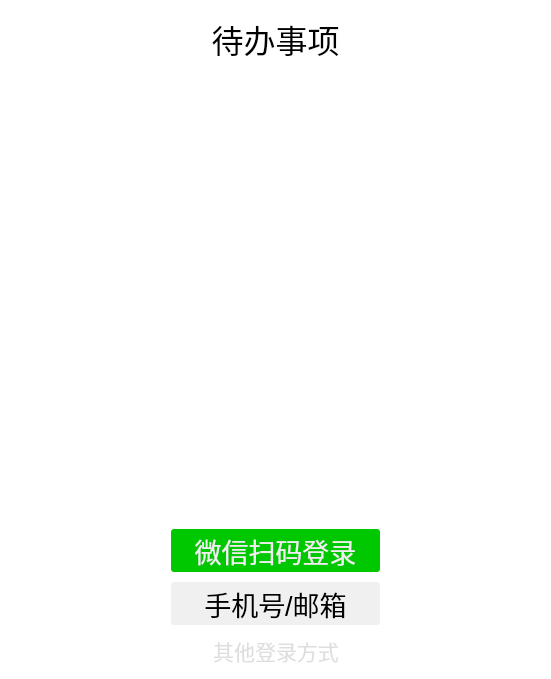
<?xml version="1.0" encoding="UTF-8"?>
<ui version="4.0">
 <class>Widget</class>
 <widget class="QWidget" name="Widget">
  <property name="geometry">
   <rect>
    <x>0</x>
    <y>0</y>
    <width>551</width>
    <height>679</height>
   </rect>
  </property>
  <property name="windowTitle">
   <string>Widget</string>
  </property>
  <property name="styleSheet">
   <string notr="true">border:none;
background-color:#fff;
</string>
  </property>
  <layout class="QVBoxLayout" name="verticalLayout_2" stretch="1,6,2,1">
   <item>
    <widget class="QLabel" name="label_2">
     <property name="font">
      <font>
       <pointsize>24</pointsize>
      </font>
     </property>
     <property name="text">
      <string>待办事项</string>
     </property>
     <property name="alignment">
      <set>Qt::AlignCenter</set>
     </property>
    </widget>
   </item>
   <item>
    <widget class="QFrame" name="frame">
     <property name="frameShape">
      <enum>QFrame::StyledPanel</enum>
     </property>
     <property name="frameShadow">
      <enum>QFrame::Raised</enum>
     </property>
    </widget>
   </item>
   <item>
    <spacer name="verticalSpacer">
     <property name="orientation">
      <enum>Qt::Vertical</enum>
     </property>
     <property name="sizeHint" stdset="0">
      <size>
       <width>20</width>
       <height>113</height>
      </size>
     </property>
    </spacer>
   </item>
   <item>
    <layout class="QHBoxLayout" name="horizontalLayout_2" stretch="3,4,3">
     <item>
      <spacer name="horizontalSpacer">
       <property name="orientation">
        <enum>Qt::Horizontal</enum>
       </property>
       <property name="sizeHint" stdset="0">
        <size>
         <width>40</width>
         <height>20</height>
        </size>
       </property>
      </spacer>
     </item>
     <item>
      <widget class="QFrame" name="frame_2">
       <property name="frameShape">
        <enum>QFrame::StyledPanel</enum>
       </property>
       <property name="frameShadow">
        <enum>QFrame::Raised</enum>
       </property>
       <layout class="QVBoxLayout" name="verticalLayout">
        <property name="spacing">
         <number>10</number>
        </property>
        <property name="leftMargin">
         <number>1</number>
        </property>
        <property name="topMargin">
         <number>1</number>
        </property>
        <property name="rightMargin">
         <number>1</number>
        </property>
        <property name="bottomMargin">
         <number>1</number>
        </property>
        <item>
         <widget class="QToolButton" name="toolButton">
          <property name="sizePolicy">
           <sizepolicy hsizetype="Preferred" vsizetype="Preferred">
            <horstretch>0</horstretch>
            <verstretch>0</verstretch>
           </sizepolicy>
          </property>
          <property name="font">
           <font>
            <pointsize>20</pointsize>
           </font>
          </property>
          <property name="styleSheet">
           <string notr="true">border:none;
background-color:rgb(0, 200, 0);
color: rgb(238, 238, 238);
border-radius:3px;
</string>
          </property>
          <property name="text">
           <string>微信扫码登录</string>
          </property>
          <property name="icon">
           <iconset resource="../resources/resources.qrc">
            <normaloff>:/icons/icons/wechat.png</normaloff>:/icons/icons/wechat.png</iconset>
          </property>
          <property name="iconSize">
           <size>
            <width>24</width>
            <height>24</height>
           </size>
          </property>
          <property name="toolButtonStyle">
           <enum>Qt::ToolButtonTextBesideIcon</enum>
          </property>
          <property name="arrowType">
           <enum>Qt::NoArrow</enum>
          </property>
         </widget>
        </item>
        <item>
         <widget class="QToolButton" name="toolButton_2">
          <property name="sizePolicy">
           <sizepolicy hsizetype="Preferred" vsizetype="Preferred">
            <horstretch>0</horstretch>
            <verstretch>0</verstretch>
           </sizepolicy>
          </property>
          <property name="font">
           <font>
            <pointsize>20</pointsize>
           </font>
          </property>
          <property name="styleSheet">
           <string notr="true">background-color: rgb(240, 240, 240);
border:none;
border-radius:3px;</string>
          </property>
          <property name="text">
           <string>手机号/邮箱</string>
          </property>
          <property name="icon">
           <iconset resource="../resources/resources.qrc">
            <normaloff>:/icons/icons/address.png</normaloff>:/icons/icons/address.png</iconset>
          </property>
          <property name="iconSize">
           <size>
            <width>24</width>
            <height>24</height>
           </size>
          </property>
          <property name="toolButtonStyle">
           <enum>Qt::ToolButtonTextBesideIcon</enum>
          </property>
          <property name="arrowType">
           <enum>Qt::NoArrow</enum>
          </property>
         </widget>
        </item>
        <item>
         <layout class="QHBoxLayout" name="horizontalLayout">
          <property name="spacing">
           <number>0</number>
          </property>
          <item>
           <spacer name="horizontalSpacer_3">
            <property name="orientation">
             <enum>Qt::Horizontal</enum>
            </property>
            <property name="sizeHint" stdset="0">
             <size>
              <width>40</width>
              <height>20</height>
             </size>
            </property>
           </spacer>
          </item>
          <item>
           <widget class="QPushButton" name="pushButton">
            <property name="sizePolicy">
             <sizepolicy hsizetype="Preferred" vsizetype="Preferred">
              <horstretch>0</horstretch>
              <verstretch>0</verstretch>
             </sizepolicy>
            </property>
            <property name="font">
             <font>
              <pointsize>16</pointsize>
             </font>
            </property>
            <property name="styleSheet">
             <string notr="true">background-color: #fff;
border:none;
color:#dedede;
border-radius:2px;</string>
            </property>
            <property name="text">
             <string>其他登录方式</string>
            </property>
           </widget>
          </item>
          <item>
           <spacer name="horizontalSpacer_4">
            <property name="orientation">
             <enum>Qt::Horizontal</enum>
            </property>
            <property name="sizeHint" stdset="0">
             <size>
              <width>40</width>
              <height>20</height>
             </size>
            </property>
           </spacer>
          </item>
         </layout>
        </item>
       </layout>
      </widget>
     </item>
     <item>
      <spacer name="horizontalSpacer_2">
       <property name="orientation">
        <enum>Qt::Horizontal</enum>
       </property>
       <property name="sizeHint" stdset="0">
        <size>
         <width>40</width>
         <height>20</height>
        </size>
       </property>
      </spacer>
     </item>
    </layout>
   </item>
  </layout>
 </widget>
 <resources>
  <include location="../resources/resources.qrc"/>
 </resources>
 <connections/>
</ui>
